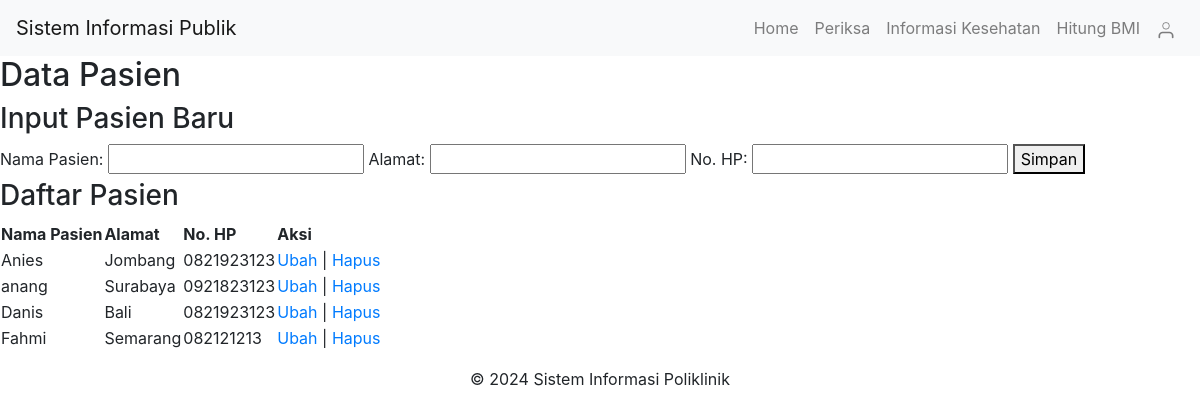
Page /pages/data_pasien.php on the committed database.
### tables this page shows
CREATE TABLE `pasien` (
  `id` int(11) NOT NULL,
  `nama` varchar(255) NOT NULL,
  `alamat` varchar(255) NOT NULL,
  `no_hp` varchar(50) NOT NULL
);

### pages/data_pasien.php (the view, shortened to what this page needs)
<?php include('../includes/header.php'); ?>
<h2>Data Pasien</h2>
<div class="data-form">
    <h3>Input Pasien Baru</h3>
    <form action="../actions/simpan_pasien.php" method="POST">
        <label for="nama_pasien">Nama Pasien:</label>
        <input type="text" id="nama_pasien" name="nama_pasien" required>
        <label for="alamat_pasien">Alamat:</label>
        <input type="text" id="alamat_pasien" name="alamat_pasien" required>
        <label for="no_hp_pasien">No. HP:</label>
        <input type="text" id="no_hp_pasien" name="no_hp_pasien" required>
        <button type="submit">Simpan</button>
    </form>
</div>
<div class="data-list">
    <h3>Daftar Pasien</h3>
    <table>
        <tr>
            <th>Nama Pasien</th>
            <th>Alamat</th>
            <th>No. HP</th>
            <th>Aksi</th>
        </tr>
        <?php
        include('../config/database.php');
        $sql = "SELECT * FROM pasien";
        $result = $conn->query($sql);
        if ($result->num_rows > 0) {
            while ($row = $result->fetch_assoc()) {
                echo "<tr>";
                echo "<td>" . $row['nama'] . "</td>";
                echo "<td>" . $row['alamat'] . "</td>";
                echo "<td>" . $row['no_hp'] . "</td>";
                echo "<td><a href='../actions/ubah_pasien.php?id=" . $row['id'] . "'>Ubah</a> | <a href='../actions/hapus_pasien.php?id=" . $row['id'] . "' onclick='return confirm(\"Anda yakin ingin menghapus data ini?\")'>Hapus</a></td>";
                echo "</tr>";
            }
        } else {
            echo "<tr><td colspan='4'>Belum ada data pasien.</td></tr>";
        }
        ?>
    </table>
</div>
<?php include('../includes/footer.php'); ?>

### includes/header.php (style rules this page uses)
body { display: flex; flex-direction: column; }

### rows in the picture
pasien: nama "Anies", alamat "Jombang", no_hp "0821923123"
pasien: nama "anang", alamat "Surabaya", no_hp "0921823123"
pasien: nama "Danis", alamat "Bali", no_hp "0821923123"
pasien: nama "Fahmi", alamat "Semarang", no_hp "082121213"
